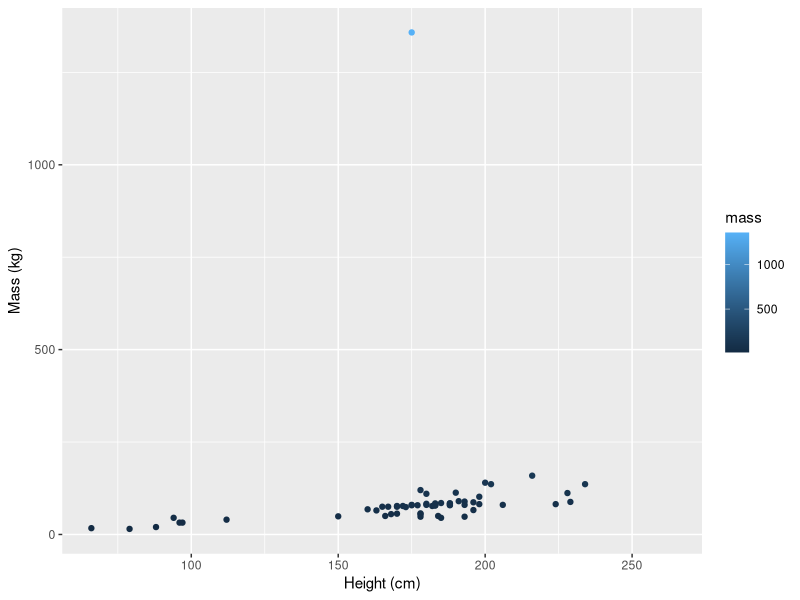
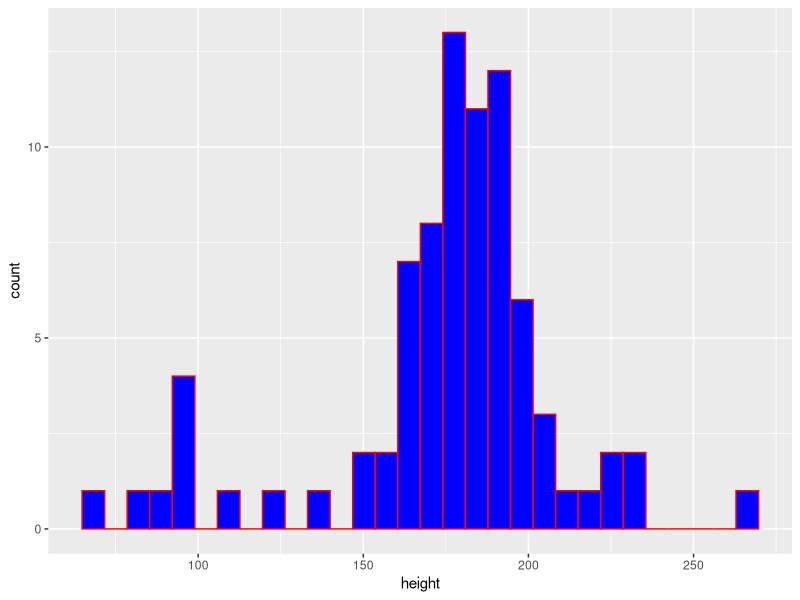

Recreate these plots in R, in order.
## ---- chunk 1
#| warning: false
#| message: false
library(tidyverse)
## ---- chunk 2
#| include: false
head(starwars) #return first 6 lines of star wars data

dim(starwars) #dimensions of star wars data
## ---- chunk 3
#| warning: false
#| echo: false
ggplot(data = starwars, aes(x = height, y = mass, color = mass)) +
  geom_point() +
  labs(x = "Height (cm)",
       y = "Mass (kg)")
## ---- chunk 4
#| warning: false
#| fig-cap: "caption text"
ggplot(data = starwars, aes(x = height)) + 
  geom_histogram(color = "red", fill = "blue")
## ---- chunk 5
sw_height_mean <- mean(starwars$height, na.rm = TRUE)
sw_height_median <- median(starwars$height, na.rm = TRUE)
sw_height_var <- var(starwars$height, na.rm = TRUE)
sw_height_sd <- sd(starwars$height, na.rm = TRUE)
